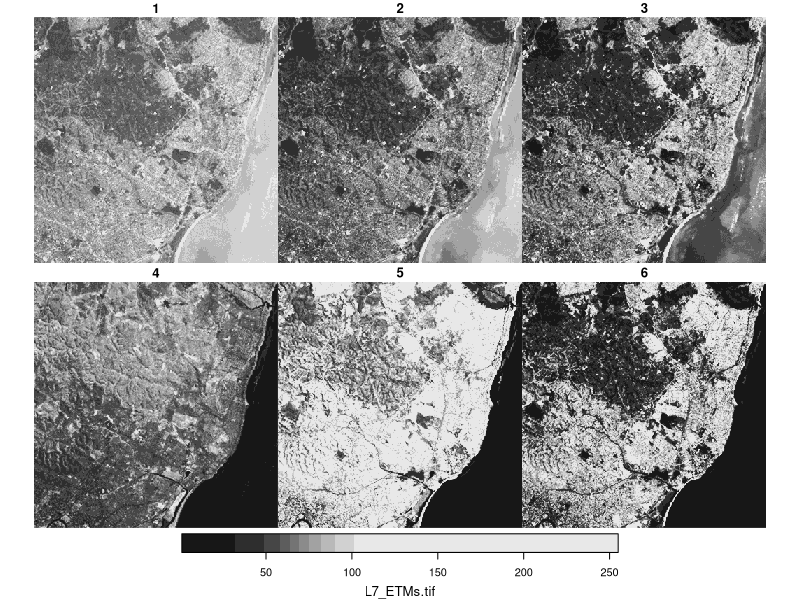
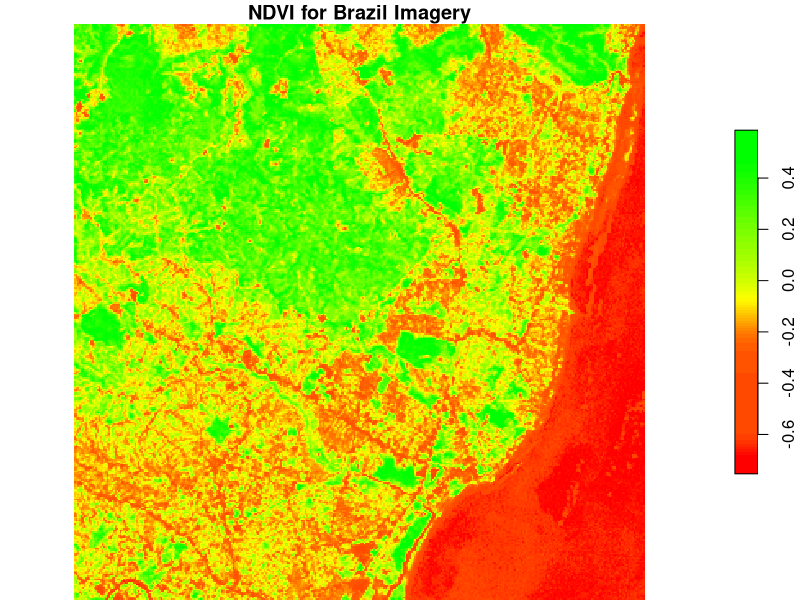

Write the R code that produced these figures, in order. (Note: this script raises an error after producing the figures.)
## ---- chunk 1
knitr::opts_chunk$set(echo = TRUE)
## ---- chunk 2
tif = system.file("tif/L7_ETMs.tif", package = "stars")
library(stars)
library(sf)
x = read_stars(tif)
x
plot(x)
per_band=split(x, "band")

ndvi_brazil <- (per_band[4,] - per_band[3,]) / (per_band[4,] + per_band[3,])
plot(ndvi_brazil,col=colorRampPalette(c("red","yellow","green"))(50),main="NDVI for Brazil Imagery")

## ---- chunk 3
#WARNING!

#The next file size is around 1GB. Uncomment the line if you DO NOT already have the file in your local machine!

#install.packages("starsdata", repos = "http://pebesma.staff.ifgi.de", type = "source")

granule = system.file("sentinel/S2A_MSIL1C_20180220T105051_N0206_R051_T32ULE_20180221T134037.zip", package = "starsdata")
base_name = strsplit(basename(granule), ".zip")[[1]]
s2 = paste0("SENTINEL2_L1C:/vsizip/", granule, "/", base_name, ".SAFE/MTD_MSIL1C.xml:10m:EPSG_32632")
(p = read_stars(s2, proxy = TRUE))

ndvi = function(x) (x[4]-x[3])/(x[4]+x[3])
ndvi_s2<-st_apply(p, c("x", "y"), ndvi)
plot(ndvi_s2, col=colorRampPalette(c("red","yellow","green"))(50),main="NDVI for Sentinel Imagery")

start.time <- Sys.time()
write_stars(p, "p2.tif")
end.time <- Sys.time()
time.takenG <- end.time - start.time
time.takenG

start.time <- Sys.time()
plot(ndvi_s2, col=colorRampPalette(c("red","yellow","green"))(50),main="NDVI for Sentinel Imagery")
end.time <- Sys.time()
time.takenP <- end.time - start.time
time.takenP

## ---- chunk 4
l7_transform<-st_transform(x,crs =4326)
l7_transform
## ---- chunk 5
start.time <- Sys.time()
#If you leave the word "borders"" as per the exercise asks for, you will get every pixel contored by a black polygon. Cool to know! 
plot(l7_transform[,,,1],axes=TRUE,border=NA)
end.time <- Sys.time()
time.takenL7 <- end.time - start.time
time.takenL7

## ---- chunk 6

warp_trans<-st_warp(x,crs=4326)
plot(warp_trans[,,,1],axes=TRUE,borders=NA)

start.time <- Sys.time()
plot(warp_trans[,,,1],axes=TRUE,borders=NA)
end.time <- Sys.time()
time.takenwarp <- end.time - start.time
time.takenwarp
